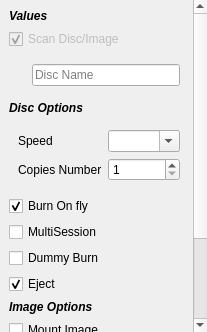
<?xml version="1.0" encoding="UTF-8"?>
<ui version="4.0">
 <class>OptionsUi</class>
 <widget class="QWidget" name="OptionsUi">
  <property name="geometry">
   <rect>
    <x>0</x>
    <y>0</y>
    <width>207</width>
    <height>332</height>
   </rect>
  </property>
  <property name="windowTitle">
   <string>Form</string>
  </property>
  <layout class="QVBoxLayout" name="verticalLayout">
   <property name="spacing">
    <number>0</number>
   </property>
   <property name="margin">
    <number>0</number>
   </property>
   <item>
    <widget class="QScrollArea" name="scrollArea">
     <property name="frameShape">
      <enum>QFrame::NoFrame</enum>
     </property>
     <property name="frameShadow">
      <enum>QFrame::Plain</enum>
     </property>
     <property name="horizontalScrollBarPolicy">
      <enum>Qt::ScrollBarAlwaysOff</enum>
     </property>
     <property name="widgetResizable">
      <bool>true</bool>
     </property>
     <widget class="QWidget" name="scrollAreaWidgetContents">
      <property name="geometry">
       <rect>
        <x>0</x>
        <y>0</y>
        <width>190</width>
        <height>399</height>
       </rect>
      </property>
      <layout class="QVBoxLayout" name="verticalLayout_2">
       <item>
        <widget class="QLabel" name="label_2">
         <property name="font">
          <font>
           <weight>75</weight>
           <italic>true</italic>
           <bold>true</bold>
          </font>
         </property>
         <property name="text">
          <string>Values</string>
         </property>
        </widget>
       </item>
       <item>
        <widget class="QCheckBox" name="scan_check">
         <property name="enabled">
          <bool>false</bool>
         </property>
         <property name="text">
          <string>Scan Disc/Image</string>
         </property>
         <property name="checked">
          <bool>true</bool>
         </property>
        </widget>
       </item>
       <item>
        <widget class="QWidget" name="scan_widget" native="true">
         <layout class="QVBoxLayout" name="verticalLayout_3">
          <property name="leftMargin">
           <number>23</number>
          </property>
          <item>
           <widget class="QLineEdit" name="scan_line">
            <property name="placeholderText">
             <string>Disc Name</string>
            </property>
           </widget>
          </item>
         </layout>
        </widget>
       </item>
       <item>
        <widget class="QWidget" name="disc_widget" native="true">
         <layout class="QVBoxLayout" name="verticalLayout_5">
          <property name="margin">
           <number>0</number>
          </property>
          <item>
           <widget class="QLabel" name="label">
            <property name="font">
             <font>
              <weight>75</weight>
              <italic>true</italic>
              <bold>true</bold>
             </font>
            </property>
            <property name="text">
             <string>Disc Options</string>
            </property>
           </widget>
          </item>
          <item>
           <widget class="QWidget" name="value_widget" native="true">
            <layout class="QFormLayout" name="formLayout">
             <item row="0" column="0">
              <widget class="QLabel" name="label_3">
               <property name="text">
                <string>Speed</string>
               </property>
              </widget>
             </item>
             <item row="0" column="1">
              <widget class="QComboBox" name="speed_combo">
               <property name="editable">
                <bool>true</bool>
               </property>
              </widget>
             </item>
             <item row="1" column="0">
              <widget class="QLabel" name="label_4">
               <property name="text">
                <string>Copies Number</string>
               </property>
              </widget>
             </item>
             <item row="1" column="1">
              <widget class="QSpinBox" name="copies_spin">
               <property name="minimum">
                <number>1</number>
               </property>
              </widget>
             </item>
            </layout>
           </widget>
          </item>
          <item>
           <widget class="QCheckBox" name="on_fly_check">
            <property name="text">
             <string>Burn On fly</string>
            </property>
            <property name="checked">
             <bool>true</bool>
            </property>
           </widget>
          </item>
          <item>
           <widget class="QCheckBox" name="multi_session_check">
            <property name="text">
             <string>MultiSession</string>
            </property>
           </widget>
          </item>
          <item>
           <widget class="QCheckBox" name="dummy_check">
            <property name="text">
             <string>Dummy Burn</string>
            </property>
           </widget>
          </item>
          <item>
           <widget class="QCheckBox" name="eject_check">
            <property name="text">
             <string>Eject</string>
            </property>
            <property name="checked">
             <bool>true</bool>
            </property>
           </widget>
          </item>
         </layout>
        </widget>
       </item>
       <item>
        <widget class="QWidget" name="image_widget" native="true">
         <layout class="QVBoxLayout" name="verticalLayout_6">
          <property name="margin">
           <number>0</number>
          </property>
          <item>
           <widget class="QLabel" name="label_5">
            <property name="font">
             <font>
              <weight>75</weight>
              <italic>true</italic>
              <bold>true</bold>
             </font>
            </property>
            <property name="text">
             <string>Image Options</string>
            </property>
           </widget>
          </item>
          <item>
           <widget class="QCheckBox" name="mount_check">
            <property name="text">
             <string>Mount Image</string>
            </property>
           </widget>
          </item>
          <item>
           <widget class="QCheckBox" name="library_check">
            <property name="text">
             <string>Add To Library</string>
            </property>
            <property name="checked">
             <bool>true</bool>
            </property>
           </widget>
          </item>
          <item>
           <widget class="QWidget" name="library_widget" native="true">
            <layout class="QVBoxLayout" name="verticalLayout_4">
             <property name="leftMargin">
              <number>23</number>
             </property>
             <item>
              <widget class="QLineEdit" name="library_name_line">
               <property name="placeholderText">
                <string>Name</string>
               </property>
              </widget>
             </item>
             <item>
              <widget class="QLineEdit" name="library_tags_line">
               <property name="placeholderText">
                <string>Tags</string>
               </property>
              </widget>
             </item>
            </layout>
           </widget>
          </item>
         </layout>
        </widget>
       </item>
       <item>
        <spacer name="verticalSpacer">
         <property name="orientation">
          <enum>Qt::Vertical</enum>
         </property>
         <property name="sizeHint" stdset="0">
          <size>
           <width>20</width>
           <height>40</height>
          </size>
         </property>
        </spacer>
       </item>
      </layout>
     </widget>
    </widget>
   </item>
  </layout>
 </widget>
 <resources/>
 <connections/>
</ui>
